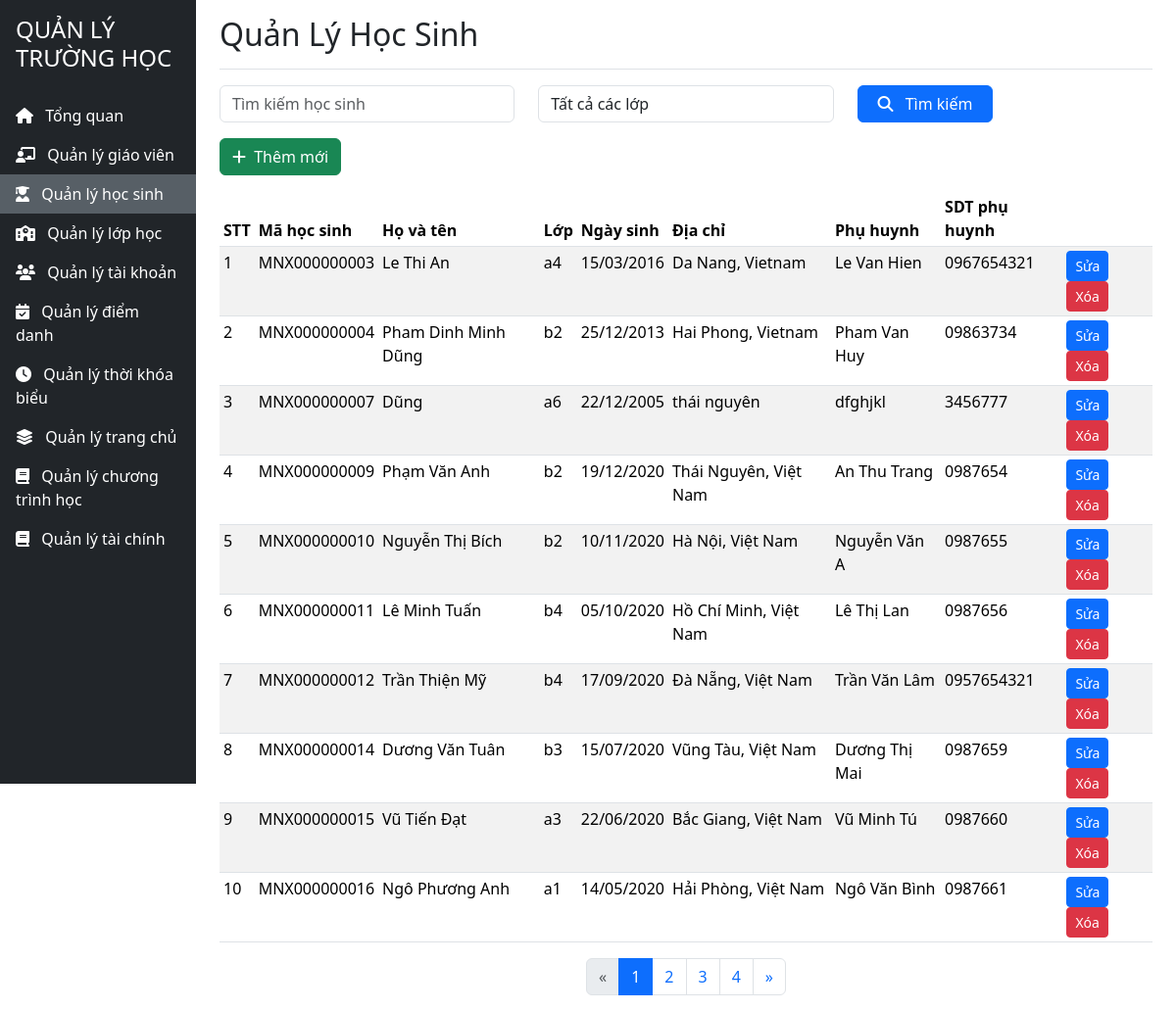
Page /pages/admin/student/list_student.php (signed in) on the committed database.
### tables this page shows
CREATE TABLE `students` (
  `id` int NOT NULL,
  `FullName` varchar(100) NOT NULL,
  `DateOfBirth` date NOT NULL,
  `Gender` varchar(50) NOT NULL,
  `Address` varchar(255) DEFAULT NULL,
  `ParentName` varchar(100) NOT NULL,
  `ParentPhone` varchar(15) DEFAULT NULL,
  `ClassID` int DEFAULT NULL,
  `StudentID` varchar(12) NOT NULL
);

CREATE TABLE `classes` (
  `id` int NOT NULL,
  `ClassName` varchar(100) NOT NULL,
  `TeacherId` int DEFAULT NULL,
  `Quantity` int NOT NULL,
  `GradeID` int NOT NULL
);

### pages/admin/student/list_student.php (the view, shortened to what this page needs)
<?php
require_once '../../system/connect.php';
$searchTerm = '';
$classFilter = '';
$page = isset($_GET['page']) ? intval($_GET['page']) : 1;
$perPage = 10;
if (isset($_GET['search']) && !empty($_GET['search'])) {
    $searchTerm = $_GET['search'];
    $searchQuery = "%$searchTerm%";
} else {
    $searchQuery = '%';
}
if (!empty($classFilter)) {
    $query = "SELECT s.*, c.ClassName
              FROM students s
              LEFT JOIN classes c ON s.ClassID = c.id
              WHERE s.FullName LIKE ? AND s.ClassID = ?
              ORDER BY s.StudentID ASC
              LIMIT ?, ?";
    $stmt = $conn->prepare($query);
    $offset = ($page - 1) * $perPage;
    $stmt->bind_param("siii", $searchQuery, $classFilter, $offset, $perPage);
} else {
    $query = "SELECT s.*, c.ClassName
              FROM students s
              LEFT JOIN classes c ON s.ClassID = c.id
              WHERE s.FullName LIKE ?
              ORDER BY s.StudentID ASC
              LIMIT ?, ?";
    $stmt = $conn->prepare($query);
    $offset = ($page - 1) * $perPage;
    $stmt->bind_param("sii", $searchQuery, $offset, $perPage);
}
$stmt->execute();
$students = $stmt->get_result()->fetch_all(MYSQLI_ASSOC);
if (!empty($classFilter)) {
    $countQuery = "SELECT COUNT(*) as total
                   FROM students s
                   LEFT JOIN classes c ON s.ClassID = c.id
                   WHERE s.FullName LIKE ? AND s.ClassID = ?";
    $stmt = $conn->prepare($countQuery);
    $stmt->bind_param("si", $searchQuery, $classFilter);
} else {
    $countQuery = "SELECT COUNT(*) as total
                   FROM students s
                   LEFT JOIN classes c ON s.ClassID = c.id
                   WHERE s.FullName LIKE ?";
    $stmt = $conn->prepare($countQuery);
    $stmt->bind_param("s", $searchQuery);
}
$stmt->execute();
$total = $stmt->get_result()->fetch_assoc()['total'];
$totalPages = ceil($total / $perPage);
?>
<!DOCTYPE html>
<html lang="vi">
<head>
    <link href="https://cdnjs.cloudflare.com/ajax/libs/bootstrap/5.3.2/css/bootstrap.min.css" rel="stylesheet">
    <link href="https://cdnjs.cloudflare.com/ajax/libs/font-awesome/6.4.2/css/all.min.css" rel="stylesheet">
</head>
<body>
    <div class="container-fluid">
        <div class="row">
            <nav class="col-md-2 d-none d-md-block bg-dark sidebar min-vh-100" style="padding:0; position: fixed;">
                <div class="position-sticky">
                    <div class="p-3 text-white">
                        <h4>QUẢN LÝ TRƯỜNG HỌC</h4>
                    </div>
                    <ul class="nav flex-column">
                        <li class="nav-item">
                            <a class="nav-link text-white" href="/tai/pages/admin/dashboard.php">
                                <i class="fas fa-home me-2"></i>
                                Tổng quan
                            </a>
                        </li>
                        <li class="nav-item">
                            <a class="nav-link text-white" href="/tai/pages/admin/teacher/list_teacher.php">
                                <i class="fas fa-chalkboard-teacher me-2"></i>
                                Quản lý giáo viên
                            </a>
                        </li>
                        <li class="nav-item" style="background:#575f66">
                            <a class="nav-link text-white" href="/tai/pages/admin/student/list_student.php">
                                <i class="fas fa-user-graduate me-2"></i>
                                Quản lý học sinh
                            </a>
                        </li>
                        <li class="nav-item">
                            <a class="nav-link text-white" href="/tai/pages/admin/class/list_class.php">
                                <i class="fas fa-school me-2"></i>
                                Quản lý lớp học
                            </a>
                        </li>
                        <li class="nav-item">
                            <a class="nav-link text-white" href="/tai/pages/admin/account/list_account.php">
                                <i class="fas fa-users me-2"></i>
                                Quản lý tài khoản
                            </a>
                        </li>
                        <li class="nav-item" >
                            <a class="nav-link text-white" href="/tai/pages/admin/attendance/list_attendance.php">
                            <i class="fas fa-calendar-check me-2"></i>
                                Quản lý điểm danh
                            </a>
                        </li>
                        <li class="nav-item" >
                            <a class="nav-link text-white" href="/tai/pages/admin/timetable/timetable.php">
                                <i class="fas fa-clock me-2"></i>
                                Quản lý thời khóa biểu
                            </a>
                        </li>
                        <li class="nav-item" >
                            <a class="nav-link text-white" href="/tai/pages/admin/frontend/slide/list_slide.php">
                             <i class="fas fa-layer-group me-2"></i>
                                Quản lý trang chủ
                            </a>
                        </li>
                        <li class="nav-item" >
                            <a class="nav-link text-white" href="/tai/pages/admin/frontend/curriculum/curriculum.php">
                                <i class="fas fa-book me-2"></i>
                                Quản lý chương trình học
                            </a>
                        </li>
                        <li class="nav-item">
                            <a class="nav-link text-white" href="/tai/pages/admin/payment.php">
                                <i class="fas fa-book me-2"></i>
                                Quản lý tài chính
                            </a>
                        </li>
                    </ul>
                </div>
            </nav>
            <main class="col-md-9 ms-sm-auto col-lg-10 px-md-4 d-flex flex-column">
                <div class="d-flex justify-content-between flex-wrap flex-md-nowrap align-items-center pt-3 pb-2 mb-3 border-bottom">
                    <h1 class="h2">Quản Lý Học Sinh</h1>
                </div>
                <form action="list_student.php" method="GET">
                    <div class="row mb-3">
                        <div class="col-md-4">
                            <input class="form-control" type="search" placeholder="Tìm kiếm học sinh" name="search" value="<?php echo htmlspecialchars(trim($searchTerm, '%')); ?>">
                        </div>
                        <div class="col-md-4">
                            <select class="form-control" name="class_filter">
                                <option value="">Tất cả các lớp</option>
                            </select>
                        </div>
                        <div class="col-md-2">
                            <button class="btn btn-primary w-100" type="submit">
                                <i class="fas fa-search me-2"></i> Tìm kiếm
                            </button>
                        </div>
                    </div>
                </form>
                <div class="mb-3">
                    <a href="add_student.php" class="btn btn-success">
                        <i class="fas fa-plus me-1"></i> Thêm mới
                    </a>
                </div>
                <div class="table-responsive flex-grow-1">
                    <table class="table table-striped table-sm">
                        <thead>
                            <tr>
                                <th>STT</th>
                                <th>Mã học sinh</th>
                                <th>Họ và tên</th>
                                <th>Lớp</th>
                                <th>Ngày sinh</th>
                                <th>Địa chỉ</th>
                                <th>Phụ huynh</th>
                                <th>SDT phụ huynh</th>
                                <th></th>
                            </tr>
                        </thead>
                        <tbody>
                            <?php
                                $stt = ($page - 1) * $perPage + 1;
                                foreach ($students as $student):
                            ?>
                                <tr>
                                    <td><?php echo $stt++; ?></td>
                                    <td><?php echo htmlspecialchars($student['StudentID'] ?? ''); ?></td>
                                    <td><?php echo htmlspecialchars($student['FullName'] ?? ''); ?></td>
                                    <td><?php echo htmlspecialchars($student['ClassName'] ?? ''); ?></td>
                                    <td><?php echo $student['DateOfBirth'] ? date('d/m/Y', strtotime($student['DateOfBirth'])) : ''; ?></td>
                                    <td><?php echo htmlspecialchars($student['Address'] ?? ''); ?></td>
                                    <td><?php echo htmlspecialchars($student['ParentName'] ?? ''); ?></td>
                                    <td><?php echo htmlspecialchars($student['ParentPhone'] ?? ''); ?></td>
                                    <td>
                                        <a href="edit_student.php?id=<?php echo $student['id']; ?>" class="btn btn-sm btn-primary">Sửa</a>
                                        <a href="delete_student.php?id=<?php echo $student['id']; ?>" class="btn btn-sm btn-danger" onclick="return confirm('Bạn có chắc muốn xóa?')">Xóa</a>
                                    </td>
                                </tr>
                            <?php endforeach; ?>
                        </tbody>
                    </table>
                </div>
                <nav aria-label="Page navigation" class="page">
                    <ul class="pagination">
                        <li class="page-item <?php echo ($page == 1) ? 'disabled' : ''; ?>">
                            <a class="page-link" href="?page=<?php echo ($page == 1) ? $totalPages : $page - 1; ?>&search=<?php echo htmlspecialchars($searchTerm); ?>" aria-label="Previous">
                                <span aria-hidden="true">&laquo;</span>
                            </a>
                        </li>
                        <?php
                        $start = max(1, $page - 2);
                        $end = min($totalPages, $page + 2);
                        for ($i = $start; $i <= $end; $i++) {
                            echo '<li class="page-item ' . ($i == $page ? 'active' : '') . '">
                                    <a class="page-link" href="?page=' . $i . '&search=' . htmlspecialchars($searchTerm) . '">' . $i . '</a>
                                </li>';
                        }
                        if ($end < $totalPages) {
                            echo '<li class="page-item"><a class="page-link" href="?page=' . $totalPages . '&search=' . htmlspecialchars($searchTerm) . '">' . $totalPages . '</a></li>';
                        }
                        ?>
                        <li class="page-item <?php echo ($page == $totalPages) ? 'disabled' : ''; ?>">
                            <a class="page-link" href="?page=<?php echo ($page == $totalPages) ? 1 : $page + 1; ?>&search=<?php echo htmlspecialchars($searchTerm); ?>" aria-label="Next">
                                <span aria-hidden="true">&raquo;</span>
                            </a>
                        </li>
                    </ul>
                </nav>
            </main>
        </div>
    </div>
</body>
</html>

### pages/admin/student/list_student.php (style rules this page uses)
html, body { height: 100%; }
.container-fluid { min-height: 100vh; display: flex; flex-direction: column; }
main { flex-grow: 1; display: flex; flex-direction: column; }
.table-responsive { flex-grow: 1; min-height: 450px; }
.pagination { display: flex; justify-content: center; margin-top: auto; }

### rows in the picture
students: StudentID "MNX000000003", FullName "Le Thi An", ClassID.ClassName "a4", DateOfBirth "15/03/2016", Address "Da Nang, Vietnam", ParentName "Le Van Hien", ParentPhone "0967654321"
students: StudentID "MNX000000004", FullName "Pham Dinh Minh Dũng", ClassID.ClassName "b2", DateOfBirth "25/12/2013", Address "Hai Phong, Vietnam", ParentName "Pham Van Huy", ParentPhone "09863734"
students: StudentID "MNX000000007", FullName "Dũng", ClassID.ClassName "a6", DateOfBirth "22/12/2005", Address "thái nguyên", ParentName "dfghjkl", ParentPhone "3456777"
students: StudentID "MNX000000009", FullName "Phạm Văn Anh", ClassID.ClassName "b2", DateOfBirth "19/12/2020", Address "Thái Nguyên, Việt Nam", ParentName "An Thu Trang", ParentPhone "0987654"
students: StudentID "MNX000000010", FullName "Nguyễn Thị Bích", ClassID.ClassName "b2", DateOfBirth "10/11/2020", Address "Hà Nội, Việt Nam", ParentName "Nguyễn Văn A", ParentPhone "0987655"
students: StudentID "MNX000000011", FullName "Lê Minh Tuấn", ClassID.ClassName "b4", DateOfBirth "05/10/2020", Address "Hồ Chí Minh, Việt Nam", ParentName "Lê Thị Lan", ParentPhone "0987656"
students: StudentID "MNX000000012", FullName "Trần Thiện Mỹ", ClassID.ClassName "b4", DateOfBirth "17/09/2020", Address "Đà Nẵng, Việt Nam", ParentName "Trần Văn Lâm", ParentPhone "0957654321"
students: StudentID "MNX000000014", FullName "Dương Văn Tuân", ClassID.ClassName "b3", DateOfBirth "15/07/2020", Address "Vũng Tàu, Việt Nam", ParentName "Dương Thị Mai", ParentPhone "0987659"
students: StudentID "MNX000000015", FullName "Vũ Tiến Đạt", ClassID.ClassName "a3", DateOfBirth "22/06/2020", Address "Bắc Giang, Việt Nam", ParentName "Vũ Minh Tú", ParentPhone "0987660"
students: StudentID "MNX000000016", FullName "Ngô Phương Anh", ClassID.ClassName "a1", DateOfBirth "14/05/2020", Address "Hải Phòng, Việt Nam", ParentName "Ngô Văn Bình", ParentPhone "0987661"

### other values in the picture
$totalPages "4"
